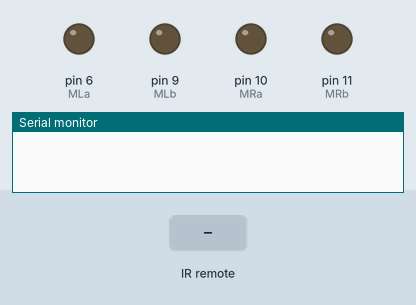
This sketch was run on a simulated Arduino Uno, built with avr-gcc and run on an emulated ATmega328P. Parts: output pins drawn as LEDs (lit = HIGH), the last lines printed to the serial monitor. The inputs (shaded band) are chosen by the test bench.

Above: at 1.2 s.
1.3 s: infrared code 0xE718FF00 received
At 1.6 s:
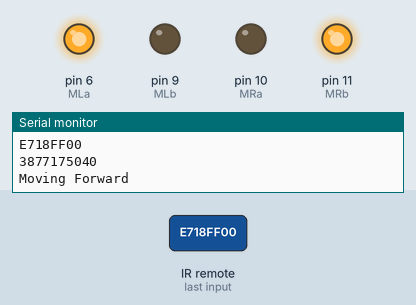
2.8 s: infrared code 0xAD52FF00 received
At 3.9 s:
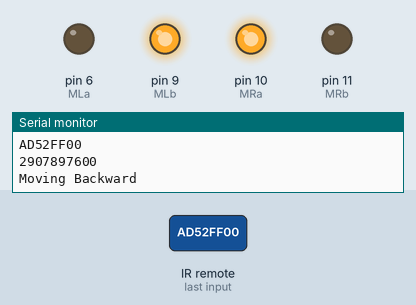
4.3 s: infrared code 0xA55AFF00 received
At 5.1 s:
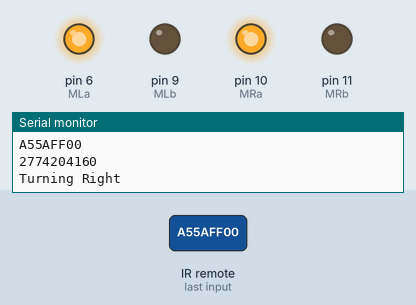
5.8 s: infrared code 0xF708FF00 received
At 6.2 s:
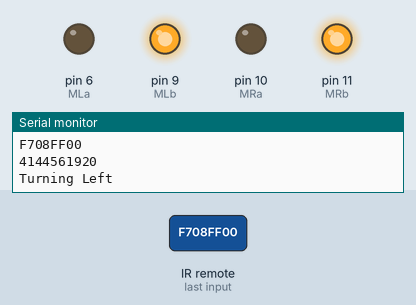
Timing chart, 0 to 8.3 s (numbered marks = the images above; inputs shaded):
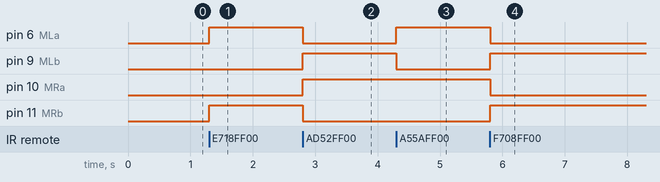

Measured:
- after the input at 1.3 s, pin 6 (MLa), pin 11 (MRb): LOW → HIGH at once
- after the input at 2.8 s, pin 6 (MLa), pin 11 (MRb): HIGH → LOW at once; pin 9 (MLb), pin 10 (MRa): LOW → HIGH at once
- after the input at 4.3 s, pin 6 (MLa): LOW → HIGH at once; pin 9 (MLb): HIGH → LOW at once
- after the input at 5.8 s, pin 6 (MLa), pin 10 (MRa): HIGH → LOW at once; pin 9 (MLb), pin 11 (MRb): LOW → HIGH at once

The sketch:

IR_remote_control.ino
```cpp
#include <IRremote.h>

int MLa = 6;  //Motor left 1st pin
int MLb = 9;  //Motor left 2nd pin
int MRa = 10; //Motor Right 1st pin
int MRb = 11; //Motor Right 2nd pin

unsigned long data;

int RECV_PIN = 4;

void setup() {
  Serial.begin(9600);
  IrReceiver.begin(RECV_PIN);
  pinMode(MLa, OUTPUT);
  pinMode(MLb, OUTPUT);
  pinMode(MRa, OUTPUT);
  pinMode(MRb, OUTPUT);
}

void loop() {
  if (IrReceiver.decode()) {
    data = IrReceiver.decodedIRData.decodedRawData;
    Serial.println(data, HEX);
    // Check if button is held down (repeat code)
    if (data == 0xFFFFFFFF) {
      // Keep the current action (don't change anything)
      data = 0;  // Skip the rest of the loop
    }

    Serial.println(data);

    // Move forward when "2" is pressed
    if (data == 0xE718FF00) { // 2 = Forward //0xE41B7F80
      digitalWrite(MLa, HIGH);
      digitalWrite(MLb, LOW);
      digitalWrite(MRa, LOW);
      digitalWrite(MRb, HIGH);
      Serial.println("Moving Forward");
    }

    // Move backward when "8" is pressed
    if (data == 0xAD52FF00) { // 8 = Backward //0xF00F7F80
      digitalWrite(MLa, LOW);
      digitalWrite(MLb, HIGH);
      digitalWrite(MRa, HIGH);
      digitalWrite(MRb, LOW);
      Serial.println("Moving Backward");
    }

    // Turn right for 500 milliseconds when "6" is pressed
    if (data == 0xA55AFF00) { // 6 = Right //0xF10E7F80
      digitalWrite(MLa, HIGH);
      digitalWrite(MLb, LOW);
      digitalWrite(MRa, HIGH);
      digitalWrite(MRb, LOW);
      Serial.println("Turning Right");
      delay(500); // Turn for 500 milliseconds
    }

    // Turn left for 500 milliseconds when "4" is pressed
    if (data == 0xF708FF00) { // 4 = Left //0xF30C7F80
      digitalWrite(MLa, LOW);
      digitalWrite(MLb, HIGH);
      digitalWrite(MRa, LOW);
      digitalWrite(MRb, HIGH);
      Serial.println("Turning Left");
      delay(500); // Turn for 500 milliseconds
    }

    // Stop the robot when "5" is pressed
    if (data == 0xE31CFF00) { // 5 = Stop //0xF20D7F80
      digitalWrite(MLa, LOW);
      digitalWrite(MLb, LOW);
      digitalWrite(MRa, LOW);
      digitalWrite(MRb, LOW);
      Serial.println("Stopped");
    }

    IrReceiver.resume(); // Ready to receive the next code
  }
}
```
